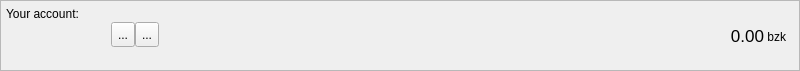
<?xml version="1.0" encoding="UTF-8"?>
<ui version="4.0">
  <class>AccountFrame</class>
  <widget class="QFrame" name="AccountFrame">
    <property name="geometry">
      <rect>
        <x>0</x>
        <y>0</y>
        <width>800</width>
        <height>71</height>
      </rect>
    </property>
    <property name="minimumSize">
      <size>
        <width>0</width>
        <height>70</height>
      </size>
    </property>
    <property name="maximumSize">
      <size>
        <width>16777215</width>
        <height>71</height>
      </size>
    </property>
    <property name="windowTitle">
      <string>Frame</string>
    </property>
    <property name="frameShape">
      <enum>QFrame::StyledPanel</enum>
    </property>
    <property name="frameShadow">
      <enum>QFrame::Plain</enum>
    </property>
    <layout class="QHBoxLayout" name="horizontalLayout_3">
      <property name="spacing">
        <number>0</number>
      </property>
      <property name="leftMargin">
        <number>5</number>
      </property>
      <property name="topMargin">
        <number>0</number>
      </property>
      <property name="rightMargin">
        <number>5</number>
      </property>
      <property name="bottomMargin">
        <number>0</number>
      </property>
      <item>
        <layout class="QVBoxLayout" name="verticalLayout_3">
          <property name="spacing">
            <number>1</number>
          </property>
          <property name="leftMargin">
            <number>0</number>
          </property>
          <property name="rightMargin">
            <number>0</number>
          </property>
          <item>
            <widget class="QLabel" name="label">
              <property name="minimumSize">
                <size>
                  <width>0</width>
                  <height>20</height>
                </size>
              </property>
              <property name="maximumSize">
                <size>
                  <width>16777215</width>
                  <height>20</height>
                </size>
              </property>
              <property name="text">
                <string>Your account:</string>
              </property>
              <property name="alignment">
                <set>Qt::AlignBottom|Qt::AlignLeading|Qt::AlignLeft</set>
              </property>
              <property name="margin">
                <number>0</number>
              </property>
              <property name="indent">
                <number>0</number>
              </property>
            </widget>
          </item>
          <item>
            <layout class="QHBoxLayout" name="horizontalLayout">
              <property name="spacing">
                <number>0</number>
              </property>
              <property name="bottomMargin">
                <number>0</number>
              </property>
              <item>
                <widget class="QLabel" name="m_addressLabel">
                  <property name="sizePolicy">
                    <sizepolicy hsizetype="Minimum" vsizetype="Preferred">
                      <horstretch>0</horstretch>
                      <verstretch>0</verstretch>
                    </sizepolicy>
                  </property>
                  <property name="minimumSize">
                    <size>
                      <width>100</width>
                      <height>22</height>
                    </size>
                  </property>
                  <property name="maximumSize">
                    <size>
                      <width>16777215</width>
                      <height>22</height>
                    </size>
                  </property>
                  <property name="baseSize">
                    <size>
                      <width>0</width>
                      <height>22</height>
                    </size>
                  </property>
                  <property name="cursor">
                    <cursorShape>IBeamCursor</cursorShape>
                  </property>
                  <property name="toolTip">
                    <string>Your receiving address</string>
                  </property>
                  <property name="whatsThis">
                    <string>This is your account address</string>
                  </property>
                  <property name="text">
                    <string/>
                  </property>
                  <property name="alignment">
                    <set>Qt::AlignBottom|Qt::AlignLeading|Qt::AlignLeft</set>
                  </property>
                  <property name="textInteractionFlags">
                    <set>Qt::TextSelectableByKeyboard|Qt::TextSelectableByMouse</set>
                  </property>
                </widget>
              </item>
              <item>
                <spacer name="horizontalSpacer_2">
                  <property name="orientation">
                    <enum>Qt::Horizontal</enum>
                  </property>
                  <property name="sizeType">
                    <enum>QSizePolicy::Fixed</enum>
                  </property>
                  <property name="sizeHint" stdset="0">
                    <size>
                      <width>5</width>
                      <height>25</height>
                    </size>
                  </property>
                </spacer>
              </item>
              <item>
                <widget class="QToolButton" name="m_copyButton">
                  <property name="minimumSize">
                    <size>
                      <width>0</width>
                      <height>25</height>
                    </size>
                  </property>
                  <property name="toolTip">
                    <string>Copy address</string>
                  </property>
                  <property name="statusTip">
                    <string/>
                  </property>
                  <property name="whatsThis">
                    <string/>
                  </property>
                  <property name="text">
                    <string>...</string>
                  </property>
                  <property name="icon">
                    <iconset resource="../../resources.qrc">
                      <normaloff>:/icons/copy</normaloff>:/icons/copy
                    </iconset>
                  </property>
                </widget>
              </item>
              <item>
                <widget class="QToolButton" name="m_qrButton">
                  <property name="minimumSize">
                    <size>
                      <width>0</width>
                      <height>25</height>
                    </size>
                  </property>
                  <property name="toolTip">
                    <string>Show QR code</string>
                  </property>
                  <property name="statusTip">
                    <string/>
                  </property>
                  <property name="text">
                    <string>...</string>
                  </property>
                  <property name="icon">
                    <iconset resource="../../resources.qrc">
                      <normaloff>:/icons/qrcode</normaloff>:/icons/qrcode
                    </iconset>
                  </property>
                </widget>
              </item>
              <item>
                <spacer name="horizontalSpacer">
                  <property name="orientation">
                    <enum>Qt::Horizontal</enum>
                  </property>
                  <property name="sizeHint" stdset="0">
                    <size>
                      <width>0</width>
                      <height>25</height>
                    </size>
                  </property>
                </spacer>
              </item>
              <item>
                <widget class="QLabel" name="totalBalance">
                  <property name="sizePolicy">
                    <sizepolicy hsizetype="Preferred" vsizetype="Preferred">
                      <horstretch>0</horstretch>
                      <verstretch>0</verstretch>
                    </sizepolicy>
                  </property>
                  <property name="maximumSize">
                    <size>
                      <width>16777215</width>
                      <height>24</height>
                    </size>
                  </property>
                  <property name="font">
                    <font>
                      <pointsize>13</pointsize>
                      <weight>50</weight>
                      <bold>false</bold>
                    </font>
                  </property>
                  <property name="toolTip">
                    <string>Total balance</string>
                  </property>
                  <property name="statusTip">
                    <string>Total balance</string>
                  </property>
                  <property name="text">
                    <string>0.00</string>
                  </property>
                  <property name="alignment">
                    <set>Qt::AlignBottom|Qt::AlignRight|Qt::AlignTrailing</set>
                  </property>
                  <property name="margin">
                    <number>0</number>
                  </property>
                  <property name="textInteractionFlags">
                    <set>Qt::TextSelectableByMouse</set>
                  </property>
                </widget>
              </item>
              <item>
                <widget class="QLabel" name="label_2">
                  <property name="sizePolicy">
                    <sizepolicy hsizetype="Preferred" vsizetype="Fixed">
                      <horstretch>0</horstretch>
                      <verstretch>0</verstretch>
                    </sizepolicy>
                  </property>
                  <property name="minimumSize">
                    <size>
                      <width>30</width>
                      <height>20</height>
                    </size>
                  </property>
                  <property name="maximumSize">
                    <size>
                      <width>16777215</width>
                      <height>20</height>
                    </size>
                  </property>
                  <property name="baseSize">
                    <size>
                      <width>-1</width>
                      <height>20</height>
                    </size>
                  </property>
                  <property name="text">
                    <string> bzk</string>
                  </property>
                  <property name="alignment">
                    <set>Qt::AlignBottom|Qt::AlignLeading|Qt::AlignLeft</set>
                  </property>
                  <property name="margin">
                    <number>0</number>
                  </property>
                </widget>
              </item>
            </layout>
          </item>
          <item>
            <widget class="QLabel" name="addressStatusLabel">
              <property name="minimumSize">
                <size>
                  <width>0</width>
                  <height>20</height>
                </size>
              </property>
              <property name="maximumSize">
                <size>
                  <width>16777215</width>
                  <height>20</height>
                </size>
              </property>
              <property name="text">
                <string/>
              </property>
              <property name="alignment">
                <set>Qt::AlignLeading|Qt::AlignLeft|Qt::AlignTop</set>
              </property>
              <property name="margin">
                <number>0</number>
              </property>
              <property name="indent">
                <number>0</number>
              </property>
            </widget>
          </item>
        </layout>
      </item>
    </layout>
  </widget>
  <resources>
    <include location="../../resources.qrc"/>
  </resources>
  <connections>
    <connection>
      <sender>m_copyButton</sender>
      <signal>clicked()</signal>
      <receiver>AccountFrame</receiver>
      <slot>copyAddress()</slot>
      <hints>
        <hint type="sourcelabel">
          <x>818</x>
          <y>26</y>
        </hint>
        <hint type="destinationlabel">
          <x>422</x>
          <y>295</y>
        </hint>
      </hints>
    </connection>
    <connection>
      <sender>m_qrButton</sender>
      <signal>clicked()</signal>
      <receiver>AccountFrame</receiver>
      <slot>showQR()</slot>
      <hints>
        <hint type="sourcelabel">
          <x>802</x>
          <y>34</y>
        </hint>
        <hint type="destinationlabel">
          <x>494</x>
          <y>35</y>
        </hint>
      </hints>
    </connection>
  </connections>
  <slots>
    <slot>copyAddress()</slot>
  </slots>
</ui>
